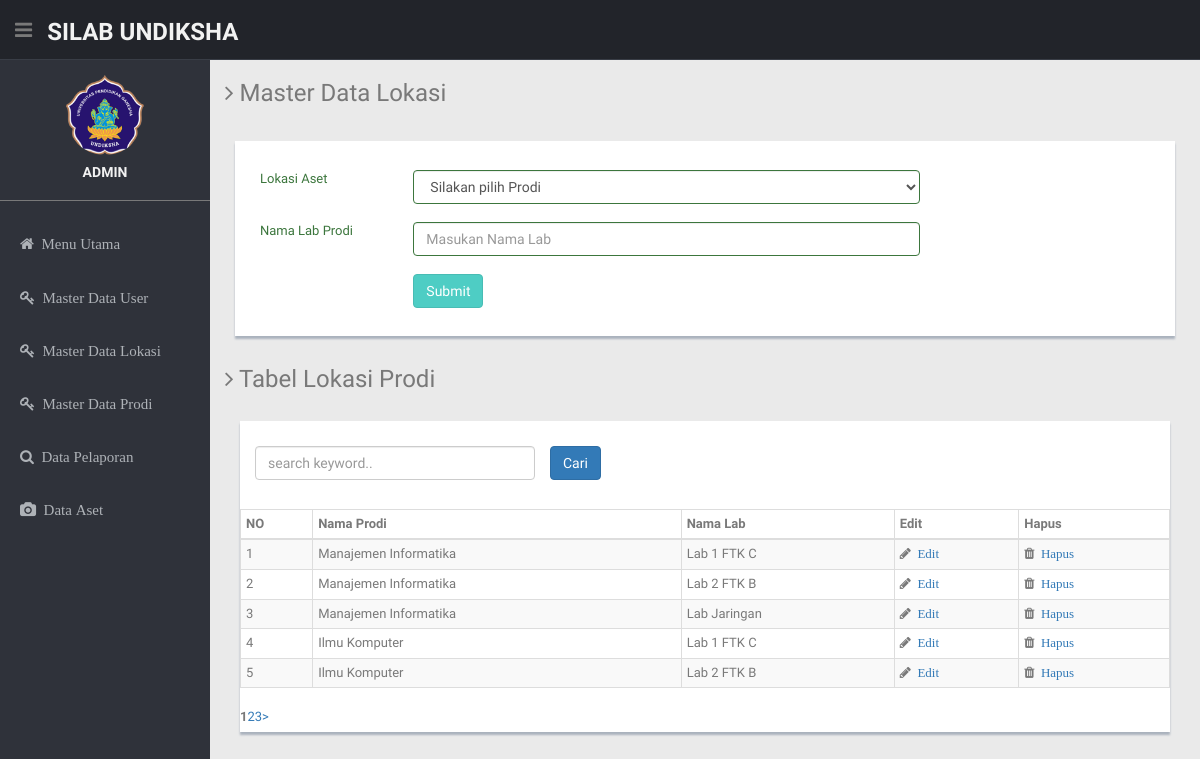
The page /index.php/Latihan/data_lokasi on the database its author committed.
### tables this page shows
CREATE TABLE `tb_lokasi` (
  `id_lokasi` int(10) NOT NULL,
  `id_prodi` int(10) NOT NULL,
  `nama_lab` varchar(200) NOT NULL
);

CREATE TABLE `tb_prodi` (
  `id_prodi` int(10) NOT NULL,
  `nama_prodi` varchar(200) NOT NULL,
  `jurusan` varchar(100) NOT NULL,
  `fakultas` varchar(200) NOT NULL
);

### application/controllers/Latihan.php (called while the page is built, shortened)
<?php
class Latihan extends CI_Controller{
    function __construct()
    { parent :: __construct();
        $this->load->model('M_latihan');
    }
    function data_lokasi($page=0){
        $data['title']="Master Data lokasi";
        $config['per_page']=5;
        $data['tb_lokasi']=$this->M_latihan->get_data_lokasi($config['per_page'],$page);
        $data['beranda']="data_lokasi";
    $this->load->view('template',$data);
    }
}?>

### index.php (called while the page is built, shortened)
<?php
require_once BASEPATH.'core/CodeIgniter.php';

### application/models/M_latihan.php (called while the page is built, shortened)
<?php
class M_latihan extends CI_Model{
    function get_data_lokasi($limit, $page){
        $this->db->limit($limit, $page);
        $this->db->join('tb_prodi','tb_lokasi.id_prodi=tb_prodi.id_prodi');
        $data=$this->db->get('tb_lokasi')->result();
        return $data;
    }
}?>

### application/views/data_lokasi.php (the view, shortened to what this page needs)
<form action="<?= site_url('Latihan/kirim_lokasi'); ?>" method="POST">
<section id="main-content">
      <section class="wrapper">
        <h3><i class="fa fa-angle-right"></i> Master Data Lokasi</h3>
        <div class="row mt">
          <div class="col-lg-12">
            <div class="form-panel">
              <form role="form" class="form-horizontal style-form">
              <br>
              <div class="form-group has-success">
                  <label class="col-lg-2 control-label">Lokasi Aset</label>
                  <div class="col-lg-7">
                  <select class="form-control" name="id_prodi">
                        <option >Silakan pilih Prodi</option>
                        </select>
                  </div>
                </div>
                <br><br>
                <div class="form-group has-success">
                  <label class="col-lg-2 control-label">Nama Lab Prodi</label>
                  <div class="col-lg-7">
                    <input type="text" placeholder="Masukan Nama Lab" name="nama_lab" class="form-control">
                  </div>
                </div>
                <br><br>
                <div class="form-group">
                  <div class="col-lg-offset-2 col-lg-10">
                    <button class="btn btn-theme" type="submit">Submit</button>
                  </div>
                </div>
                </form>
                <br><br>
              </form>
            </div>
        <h3><i class="fa fa-angle-right"></i> Tabel Lokasi Prodi</h3>
        <br>
        <div class="col-lg-12">
            <div class="content-panel">
            <p>
                <form action="<?= site_url('latihan/search_lokasi'); ?>" method="post">
                <div class="col-lg-4">
								<input type="text" class="form-control" placeholder="search keyword.."
								name="keyword" autocomplete="off" autofocus>
                </div>
                <input class="btn btn-primary" type="submit" name="search_submit" value="Cari">
								<p>
            <BR>
              <section id="unseen">
                <table class="table table-bordered table-striped table-condensed">
                  <thead>
                    <tr>
                      <th>NO</th>
                      <th>Nama Prodi</th>
					            <th>Nama Lab</th>
                      <th>Edit</th>
                      <th>Hapus</th>
                    </tr>
                  </thead>
                  <?php
                  $no = 1;
                  foreach($tb_lokasi as $val){?>
                    <tr>
                      <td><?php echo $no++ ?></td>
                      <td><?=$val->nama_prodi;?></td>
					            <td><?=$val->nama_lab;?></td>
                      <td>
                      <i class="fa fa-pencil"><?php echo anchor('latihan/edit_lokasi/'.$val->id_lokasi,'&nbsp;&nbsp;Edit'); ?></i>
                      </td>
                      <td>
                      <i class="fa fa-trash"><?php echo anchor('latihan/hapus_lokasi/'.$val->id_prodi,'&nbsp;&nbsp;Hapus'); ?></i>
                      </td>
                    </tr>
                  <?php } ?>
                </table>
                <?php echo $this->pagination->create_links();?>
              </section>
            </div>
          </div>
      </section>

### application/views/template.php (shortened to what this page needs)
<!DOCTYPE html>
<html lang="en">
<head>
  <link href="<?=base_url();?>assets/lib/bootstrap/css/bootstrap.min.css" rel="stylesheet">
  <link href="<?=base_url();?>assets/lib/font-awesome/css/font-awesome.css" rel="stylesheet" />
  <link rel="stylesheet" type="text/css" href="<?=base_url();?>assets/css/zabuto_calendar.css">
  <link rel="stylesheet" type="text/css" href="<?=base_url();?>assets/lib/gritter/css/jquery.gritter.css" />
  <link href="<?=base_url();?>assets/css/style.css" rel="stylesheet">
  <link href="<?=base_url();?>assets/css/style-responsive.css" rel="stylesheet">
</head>
<body>
  <section id="container">
    <header class="header black-bg">
      <div class="sidebar-toggle-box">
        <div class="fa fa-bars tooltips" data-placement="right" data-original-title="Toggle Navigation"></div>
      </div>
      <a href="<?=site_url('latihan/index')?>" class="logo"><b>SILAB UNDIKSHA<span></span></b></a>
    </header>
    <aside>
      <div id="sidebar" class="nav-collapse ">
        <ul class="sidebar-menu" id="nav-accordion">
          <p class="centered"><img src="<?=base_url();?>assets/img/undiksha.png" class="img-circle" width="80"></p>
          <h5 class="centered">ADMIN</h5>
          <hr></hr>
          <li class="sub-menu">
        <li class="active"><a href="<?=site_url('latihan/index')?>"><i class="fa fa-home">&nbsp;&nbsp;Menu Utama</i></a></li>
        <li class="active"><a href="<?=site_url('latihan/data_user')?>"><i class="fa fa-key">&nbsp;&nbsp;Master Data User</i></a></li>
        <li class="active"><a href="<?=site_url('latihan/data_lokasi')?>"><i class="fa fa-key">&nbsp;&nbsp;Master Data Lokasi</i></a></li>
			  <li class="active"><a href="<?=site_url('latihan/data_prodi')?>"><i class="fa fa-key">&nbsp;&nbsp;Master Data Prodi</i></a></li>
			  <li class="active"><a href="<?=site_url('latihan/data_lapor')?>"><i class="fa fa-search">&nbsp;&nbsp;Data Pelaporan</i></a></li>
        <li class="active"><a href="<?=site_url('latihan/data_aset')?>"><i class="fa fa-camera">&nbsp;&nbsp;Data Aset</i></a></li>
          </li>
          <br>
        </ul>
      </div>
    </aside>
    <div id="beranda">
	  <?php $this->load->view($beranda);?>
</body>
</html>

### assets/css/style.css (style rules this page uses)
body { color: #797979; background: #eaeaea; font-family: 'Ruda', sans-serif; padding: 0px !important; margin: 0px !important; font-size:13px; }
ul li { list-style: none; }
a, a:hover, a:focus { text-decoration: none; outline: none; }
#container { width: 100%; height: 100%; }
.btn-theme { color: #fff; background-color: #4ECDC4; border-color: #48bcb4; }
hr { margin-top: 20px; margin-bottom: 20px; border: 0; border-top: 1px solid #797979; }
.centered { text-align: center; }
.mt { margin-top: 25px; }
#sidebar { width: 210px; height: 100%; position: fixed; background: #2f323a; }
#sidebar h5 { color: #f2f2f2; font-weight: 700; }
#sidebar ul li { position: relative; }
ul.sidebar-menu , ul.sidebar-menu li ul.sub { margin: -2px 0 0; padding: 0; }
ul.sidebar-menu { margin-top: 75px; }
ul.sidebar-menu li { margin-bottom: 5px; margin-left:10px; margin-right:10px; }
ul.sidebar-menu li.sub-menu { line-height: 15px; }
ul.sidebar-menu li a { color: #aeb2b7; text-decoration: none; display: block; padding: 15px 0 15px 10px; font-size: 12px; outline: none; -webkit-transition: all 0.3s ease; -moz-transition: all 0.3s ease; -o-transition: all 0.3s ease; -ms-transition: all 0.3s ease; transition: all 0.3s ease; }
ul.sidebar-menu li a i { font-size: 15px; padding-right: 6px; }
#main-content { margin-left: 210px; }
.header, .footer { min-height: 60px; padding: 0 15px; }
.header { position: fixed; left: 0; right: 0; z-index: 1002; }
.black-bg { background: #22242a; border-bottom: 1px solid #393d46; }
.wrapper { display: inline-block; margin-top: 60px; padding-left: 15px; padding-right: 15px; padding-bottom: 15px; padding-top: 0px; width: 100%; }
a.logo { font-size: 24px; color: #f2f2f2; float: left; margin-top: 15px; text-transform: uppercase; }
a.logo b { font-weight: 900; }
.sidebar-toggle-box { float: left; padding-right: 15px; margin-top: 20px; }
.sidebar-toggle-box .fa-bars { cursor: pointer; display: inline-block; font-size: 20px; }
.content-panel { background: #ffffff; box-shadow: 0px 3px 2px #aab2bd; padding-top: 15px; padding-bottom: 5px; }
.form-panel { background: #ffffff; width: auto; margin: 10px; padding: 10px; box-shadow: 0px 3px 2px #aab2bd; text-align: left; }
label { font-weight: 400; }

### rows shown on the page
tb_lokasi: id_prodi.nama_prodi "Manajemen Informatika", nama_lab "Lab 1 FTK C", id_lokasi "Edit", id_prodi.id_prodi "Hapus"
tb_lokasi: id_prodi.nama_prodi "Manajemen Informatika", nama_lab "Lab 2 FTK B", id_lokasi "Edit", id_prodi.id_prodi "Hapus"
tb_lokasi: id_prodi.nama_prodi "Manajemen Informatika", nama_lab "Lab Jaringan", id_lokasi "Edit", id_prodi.id_prodi "Hapus"
tb_lokasi: id_prodi.nama_prodi "Ilmu Komputer", nama_lab "Lab 1 FTK C", id_lokasi "Edit", id_prodi.id_prodi "Hapus"
tb_lokasi: id_prodi.nama_prodi "Ilmu Komputer", nama_lab "Lab 2 FTK B", id_lokasi "Edit", id_prodi.id_prodi "Hapus"

### other values the page prints
$this->pagination->create_links() "1 2 3 >"
